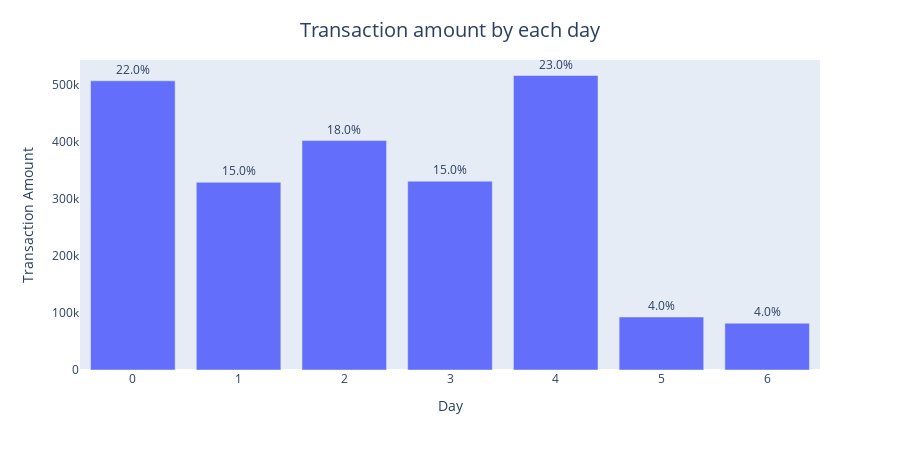

Here is the notebook cell this chart was saved with:
### Code cell
# df2= df[['day','amount']]
    
fig1= px.bar(data_frame=df2.groupby(by='day').sum()[['amount']].sort_values('amount',ascending=False),  
             text=df2.groupby(by='day').sum()[['amount']].sort_values('amount',ascending=False)['amount'].apply(lambda x : str(round(100*x/df2.amount.sum(),0)) + '%'  ) )

fig1.update_traces(textposition='outside') 
fig1.update_xaxes(title='Day',showgrid=False)  
fig1.update_yaxes(title='Transaction Amount',showgrid=False) 
fig1.update_layout( 
 title=dict(text = "Transaction amount by each day",x=0.5,y=0.95), 
 title_font_size=20, 
showlegend=False, 
height = 450, 
 ) 
fig1.show()

### Figure 1 — Plotly figure (JSON) as saved in the notebook; plotly's stock layout.template omitted (floating-point values rounded to 4 significant figures)
{"data": [{"alignmentgroup": "True", "hovertemplate": "variable=amount<br>day=%{x}<br>value=%{y}<br>text=%{text}<extra></extra>", "legendgroup": "amount", "marker": {"color": "#636efa", "pattern": {"shape": ""}}, "name": "amount", "offsetgroup": "amount", "orientation": "v", "showlegend": true, "text": ["23.0%", "22.0%", "18.0%", "15.0%", "15.0%", "4.0%", "4.0%"], "textposition": "outside", "type": "bar", "x": [4, 0, 2, 3, 1, 5, 6], "xaxis": "x", "y": [516900.0, 507600.0, 402700.0, 331400.0, 329500.0, 93000.0, 82170.0], "yaxis": "y"}], "layout": {"barmode": "relative", "height": 450, "legend": {"title": {"text": "variable"}, "tracegroupgap": 0}, "margin": {"t": 60}, "showlegend": false, "title": {"font": {"size": 20}, "text": "Transaction amount by each day", "x": 0.5, "y": 0.95}, "xaxis": {"anchor": "y", "domain": [0, 1], "showgrid": false, "title": {"text": "Day"}}, "yaxis": {"anchor": "x", "domain": [0, 1], "showgrid": false, "title": {"text": "Transaction Amount"}}}}
